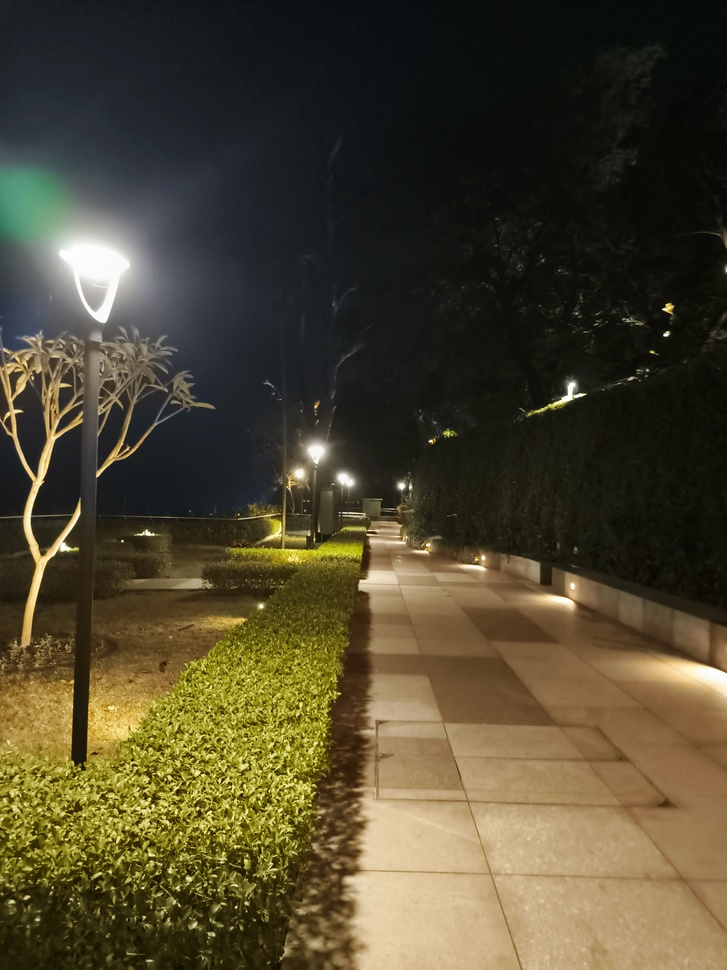
#> input picture original.jpg, 727 x 970 px, shrunk from 2976 x 3968 before the run
$ python 'image_encrypt&decrypt.py'
#> lines starting #> are read from the running program, lines starting #| are printed output that depends on the picture
from PIL import Image
import numpy as np

def encrypt_decrypt_image(input_path, output_path, key):
    #load image
#> called with input_path = 'original.jpg', output_path = ' encrypted.jpg', key = 123
    img = Image.open(input_path)
#> img is the input picture: PIL image 727x970 RGB; mean R, G, B 78.7, 71, 47.6
    img_array = np.array(img)

    #encrypt/decrypt using XOR operation
    encrypted_array = img_array ^ key
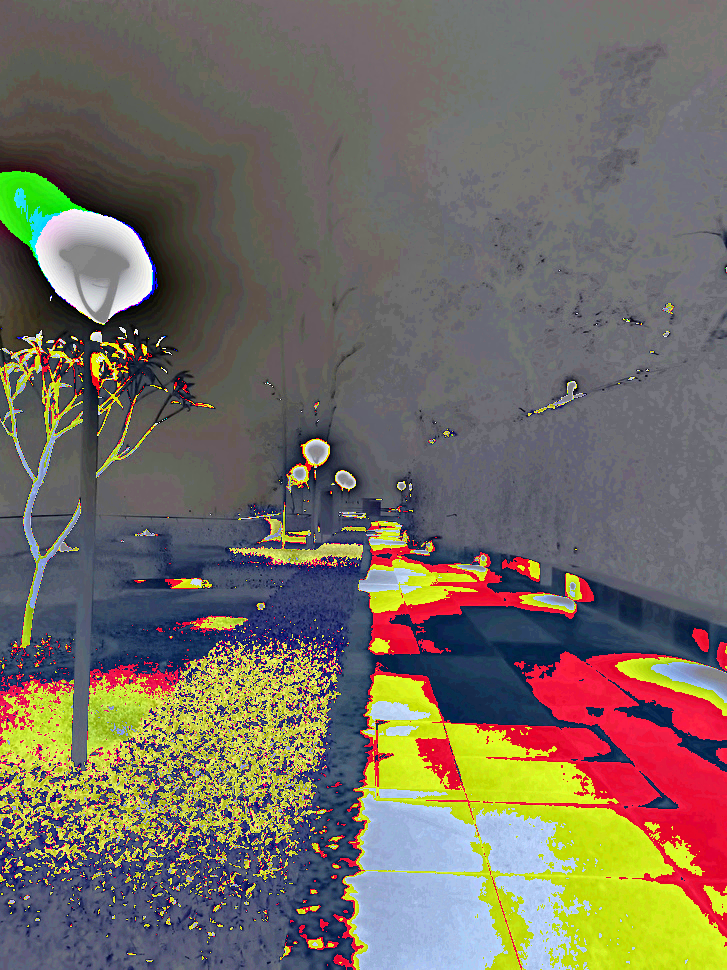
#> encrypted_array: shape (970, 727, 3); mean R, G, B 116.6, 108.5, 97.4

    #convert back to image and save
    encrypted_img = Image.fromarray(encrypted_array.astype('uint8'))
    encrypted_img.save(output_path)
    print(f"Saved: {output_path}")

#encrypt
encrypt_decrypt_image("original.jpg", " encrypted.jpg", key = 123)

#decrypt
encrypt_decrypt_image("_encrypted.jpg", "decrypted.jpg", key = 123)
#> (the run stopped early here; a loop or call above may not have finished)
